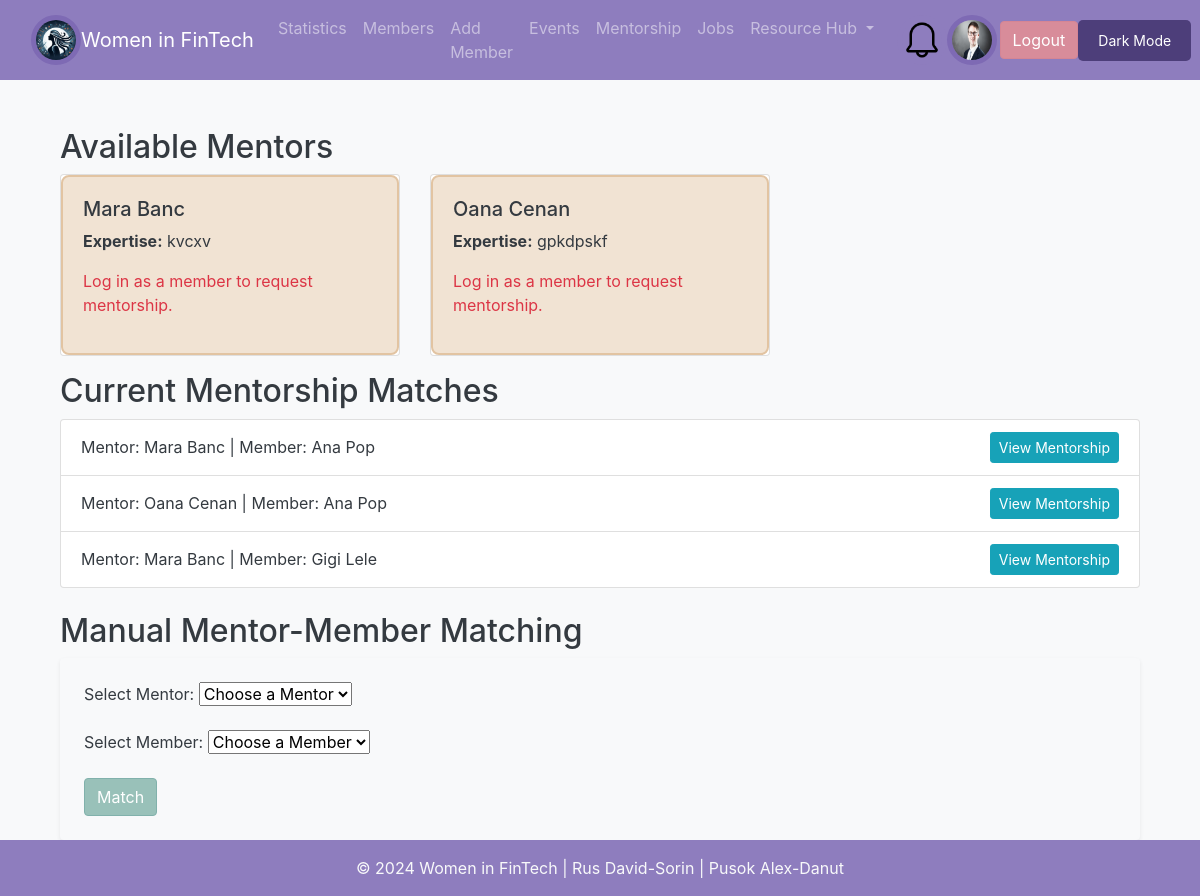
/mentorship.php (signed in), run on the app's committed database.
### tables this page shows
CREATE TABLE `members` (
  `id` int(11) NOT NULL,
  `first_name` varchar(50) NOT NULL,
  `last_name` varchar(50) NOT NULL,
  `email` varchar(100) NOT NULL,
  `profession` varchar(100) DEFAULT '-',
  `company` varchar(100) DEFAULT '-',
  `expertise` text DEFAULT NULL,
  `linkedin_profile` varchar(255) DEFAULT NULL,
  `pfp` varchar(500) NOT NULL DEFAULT 'resources/default_profile_pic.jpg',
  `status` enum('admin','member','mentor') DEFAULT 'member',
  `created_at` timestamp NOT NULL DEFAULT current_timestamp(),
  `password` varchar(200) NOT NULL DEFAULT 'parola'
);

CREATE TABLE `mentorship_matches` (
  `id` int(11) NOT NULL,
  `mentor_id` int(11) NOT NULL,
  `member_id` int(11) NOT NULL,
  `created_at` datetime DEFAULT current_timestamp(),
  `progress` enum('beginner','intermediate','advanced','complete') DEFAULT 'beginner'
);

### mentorship.php (the view, shortened to what this page needs)
<?php
include_once "includes/header.php";
$query_mentors = "SELECT id, first_name, last_name, expertise FROM members WHERE status = 'mentor'";
$mentors = $db->query($query_mentors)->fetchAll(PDO::FETCH_ASSOC);
$query_matches = "
    SELECT mm.mentor_id, mm.member_id,
           m1.first_name AS mentor_first, m1.last_name AS mentor_last,
           m2.first_name AS member_first, m2.last_name AS member_last
    FROM mentorship_matches mm
    JOIN members m1 ON mm.mentor_id = m1.id
    JOIN members m2 ON mm.member_id = m2.id
";
$matches = $db->query($query_matches)->fetchAll(PDO::FETCH_ASSOC);
?>
<div class="container mt-4">
    <h2>Available Mentors</h2>
    <div class="row">
        <?php foreach ($mentors as $mentor): ?>
            <div class="col-md-4">
                <div class="card mb-3">
                    <div class="card-body">
                        <h5><?php echo htmlspecialchars($mentor['first_name'] . " " . $mentor['last_name']); ?></h5>
                        <p><strong>Expertise:</strong> <?php echo htmlspecialchars($mentor['expertise'] ?? 'N/A'); ?></p>
                        <?php if ($_SESSION['user']['status'] === 'member'): ?>
                            <form method="POST" action="">
                                <input type="hidden" name="mentor_request_id" value="<?php echo $mentor['id']; ?>">
                                <button type="submit" class="btn btn-primary mt-2">Request Mentorship</button>
                            </form>
                        <?php else: ?>
                            <p class="text-danger">Log in as a member to request mentorship.</p>
                        <?php endif; ?>
                    </div>
                </div>
            </div>
        <?php endforeach; ?>
    </div>
    <h2>Current Mentorship Matches</h2>
    <ul class="list-group mb-4">
        <?php foreach ($matches as $match): ?>
            <li class="list-group-item d-flex justify-content-between align-items-center">
            <span>
                Mentor: <?php echo htmlspecialchars($match['mentor_first'] . " " . $match['mentor_last']); ?>
                | Member: <?php echo htmlspecialchars($match['member_first'] . " " . $match['member_last']); ?>
            </span>
                <?php
                if (
                    $_SESSION['user']['status'] === 'admin' ||
                    $_SESSION['user']['id'] == $match['mentor_id'] ||
                    $_SESSION['user']['id'] == $match['member_id']
                ): ?>
                    <a href="view_mentorship.php?mentor_id=<?php echo $match['mentor_id']; ?>&member_id=<?php echo $match['member_id']; ?>"
                       class="btn btn-info btn-sm">
                        View Mentorship
                    </a>
                <?php endif; ?>
            </li>
        <?php endforeach; ?>
    </ul>
    <?php if ($_SESSION['user']['status'] === 'admin'): ?>
        <h2>Manual Mentor-Member Matching</h2>
        <form method="POST" action="" class="bg-light p-4 rounded shadow-sm">
            <div class="mb-3">
                <label for="mentor_id" class="form-label">Select Mentor:</label>
                <select id="mentor_id" name="mentor_id" class="form-select" required>
                    <option value="" disabled selected>Choose a Mentor</option>
                </select>
            </div>
            <div class="mb-3">
                <label for="member_id" class="form-label">Select Member:</label>
                <select id="member_id" name="member_id" class="form-select" required>
                    <option value="" disabled selected>Choose a Member</option>
                </select>
            </div>
            <button type="submit" class="btn btn-primary">Match</button>
        </form>
    <?php endif; ?>
</div>
<?php include_once "includes/footer.php";  ?>

### includes/header.php (shortened to what this page needs)
<?php
$database = new Database();
$db = $database->getConnection();
if(isset($_SESSION['user'])){
    $userId = $_SESSION['user']['id'];
    $query = "SELECT pfp FROM members WHERE id = :id";
    $stmt = $db->prepare($query);
    $stmt->bindParam(':id', $userId, PDO::PARAM_INT);
    $stmt->execute();
    $user = $stmt->fetch(PDO::FETCH_ASSOC);
$profilePic = $user['pfp'] ?? 'resources/default_profile_pic.jpg';
} else {
    $profilePic = 'resources/default_profile_pic.jpg';
}
?>
<!DOCTYPE html>
<html lang="ro">
<head>
    <link rel="stylesheet"
          href="https://stackpath.bootstrapcdn.com/bootstrap/4.5.2/css/bootstrap.min.css">
    <link rel="stylesheet" href="css/custom.css">
</head>
<body class="bg-light">
<nav class="navbar navbar-expand-lg navbar-dark bg-primary">
    <div class="container">
        <img class="logo" src="logo.png" style="width: 50px; height: auto; border-radius: 50%; border: 5px solid #7E6AB4;">
        <a class="navbar-brand" href="<?php echo isset($_SESSION['user']) ? 'dashboard.php' : 'index.php'; ?>">Women in FinTech</a>
        <div class="collapse navbar-collapse" id="navbarNav">
            <ul class="navbar-nav">
                <?php if (isset($_SESSION['user'])): ?>
                    <?php if ($_SESSION['user']['status'] === 'admin' || $_SESSION['user']['status'] === 'mentor'): ?>
                        <li class="nav-item">
                            <a class="nav-link" href="statistics.php">Statistics</a>
                        </li>
                    <?php endif; ?>
                    <?php if ($_SESSION['user']['status'] === 'admin'): ?>
                        <li class="nav-item">
                            <a class="nav-link" href="members.php">Members</a>
                        </li>
                        <li class="nav-item">
                            <a class="nav-link" href="add_member.php">Add Member</a>
                        </li>
                    <?php endif; ?>
                    <li class="nav-item">
                        <a class="nav-link" href="events.php">Events</a>
                    </li>
                    <li class="nav-item">
                        <a class="nav-link" href="mentorship.php">Mentorship</a>
                    </li>
                    <li class="nav-item">
                        <a class="nav-link" href="jobs.php">Jobs</a>
                    </li>
                    <li class="nav-item dropdown">
                        <a class="nav-link dropdown-toggle" href="#" id="resourceHubDropdown" role="button" data-toggle="dropdown" aria-haspopup="true" aria-expanded="false">
                            Resource Hub
                        </a>
                    </li>
                <?php endif; ?>
            </ul>
        </div>
    </div>
        <?php if (isset($_SESSION['user'])): ?>
        <div class="dropdown">
            <img class="pfp dropdown-toggle" id="notificationBell" data-toggle="dropdown" aria-haspopup="true" aria-expanded="false"
                 src="resources/bell.png" style="width: 50px; height: 50px; border-radius: 50%; border: 5px solid #8E7DBE; cursor: pointer;">
        </div>
        <?php endif; ?>
        <?php if (isset($_SESSION['user'])): ?>
        <a href="edit_profile.php" style="padding-right: 3px">
            <img class="pfp" src="<?php echo htmlspecialchars($profilePic); ?>" style="width: 50px; height: 50px; border-radius: 50%; border: 5px solid #7E6AB4;">
        </a>
        <?php endif; ?>
        <div class="ml-auto">
            <?php if (isset($_SESSION['user'])): ?>
                <a href="logout.php" class="btn btn-danger">Logout</a>
            <?php else: ?>
                <a href="login.php" class="btn btn-success">Login</a>
            <?php endif; ?>
    </div>
    <div class="ml-auto">
        <input onclick="darkMode()" id="darkButton" class="btn btn-primary" type="button" value="Dark Mode">
    </div>
</nav>
<div class="container mt-4">

### css/custom.css (style rules this page uses)
body { min-height: 100vh; display: flex; flex-direction: column; }
.card-body { background-color: #e9ecef; }
.logo { border-radius: 50%; }
#darkButton { float: right; background-color: #4d3e7a; color: white; border: none; padding: 10px 20px; border-radius: 5px; cursor: pointer; font-size: 14px; }
.bg-primary { background-color: #8E7DBE !important; }
.btn-primary { background-color: #99c1b9; border-color : #81B1AB; }
.btn-danger { background-color: #d88c9a; border-color: #d58594; }
.card-body { background-color: #f1e3d3; border: 2px solid #e2c4a2 !important; border-radius: 8px; }

### data on the page
members: pfp (picture)
members: first_name+last_name "Mara Banc", expertise "kvcxv"
members: first_name+last_name "Oana Cenan", expertise "gpkdpskf"
mentorship_matches: mentor.last_name "Mara Banc", member.last_name "Ana Pop"
mentorship_matches: mentor.last_name "Oana Cenan", member.last_name "Ana Pop"
mentorship_matches: mentor.last_name "Mara Banc", member.last_name "Gigi Lele"
